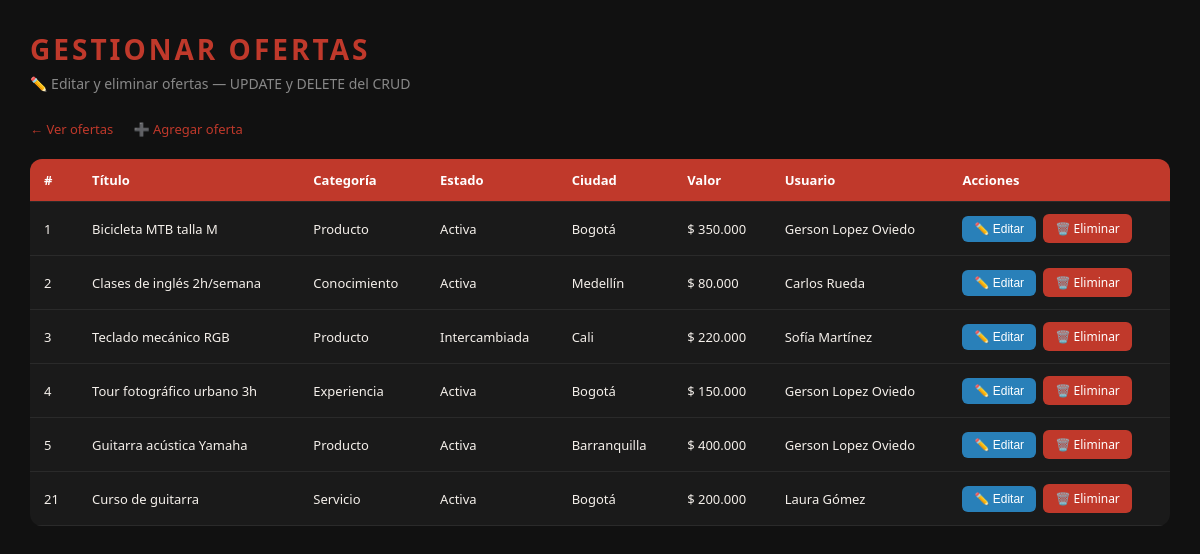
Before: /editar_oferta.php with the older database file.
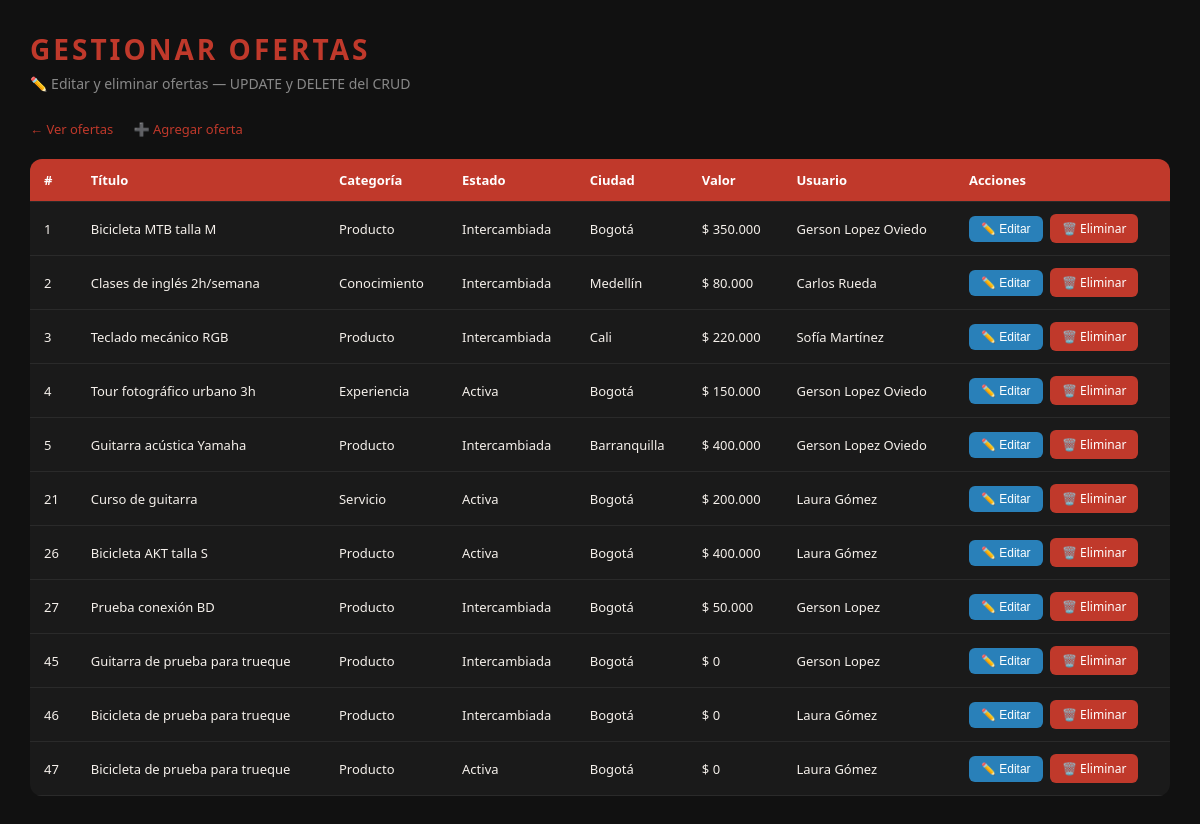
After: the same page with the newer database file.
### tables this page shows
CREATE TABLE `oferta` (
  `id_oferta` int(11) NOT NULL,
  `titulo` varchar(200) NOT NULL,
  `descripcion` text NOT NULL,
  `categoria` enum('producto','servicio','conocimiento','experiencia') NOT NULL,
  `estado` enum('activa','inactiva','intercambiada') NOT NULL DEFAULT 'activa',
  `imagen_url` varchar(255) DEFAULT NULL,
  `ciudad` varchar(100) DEFAULT NULL,
  `valor_estimado` decimal(10,2) DEFAULT NULL,
  `fecha_publicacion` datetime NOT NULL DEFAULT current_timestamp(),
  `id_usuario` int(11) NOT NULL
);

CREATE TABLE `usuario` (
  `id_usuario` int(11) NOT NULL,
  `nombre` varchar(100) NOT NULL,
  `correo` varchar(150) NOT NULL,
  `clave_acceso` varchar(255) NOT NULL,
  `telefono` varchar(15) DEFAULT NULL,
  `ciudad` varchar(100) DEFAULT NULL,
  `foto_perfil` varchar(255) DEFAULT NULL,
  `reputacion` decimal(3,2) NOT NULL DEFAULT 0.00,
  `fecha_registro` datetime NOT NULL DEFAULT current_timestamp(),
  `activo` tinyint(1) NOT NULL DEFAULT 1,
  `id_tipo_usuario` int(11) NOT NULL
);

### editar_oferta.php (the view, shortened to what this page needs)
<?php
include('conexion.php');
$sql_listar = "SELECT o.*, u.nombre AS nombre_usuario
               FROM oferta o
               JOIN usuario u ON o.id_usuario = u.id_usuario
               ORDER BY o.id_oferta ASC";
$ofertas = mysqli_query($conexion, $sql_listar);
?>
<!DOCTYPE html>
<html lang="es">
<head>
</head>
<body>
<h1>GESTIONAR OFERTAS</h1>
<p class="subtitulo">✏️ Editar y eliminar ofertas — UPDATE y DELETE del CRUD</p>
<div class="links">
    <a href="ofertas.php">← Ver ofertas</a>
    <a href="agregar_oferta.php">➕ Agregar oferta</a>
</div>
<table>
    <thead>
        <tr>
            <th>#</th>
            <th>Título</th>
            <th>Categoría</th>
            <th>Estado</th>
            <th>Ciudad</th>
            <th>Valor</th>
            <th>Usuario</th>
            <th>Acciones</th>
        </tr>
    </thead>
    <tbody>
        <?php while ($o = mysqli_fetch_assoc($ofertas)): ?>
        <tr>
            <td><?= $o['id_oferta'] ?></td>
            <td><?= $o['titulo'] ?></td>
            <td><?= ucfirst($o['categoria']) ?></td>
            <td><?= ucfirst($o['estado']) ?></td>
            <td><?= $o['ciudad'] ?></td>
            <td>$ <?= number_format($o['valor_estimado'], 0, ',', '.') ?></td>
            <td><?= $o['nombre_usuario'] ?></td>
            <td>
                <button class="btn-editar" onclick="abrirModal(
                    <?= $o['id_oferta'] ?>,
                    '<?= addslashes($o['titulo']) ?>',
                    '<?= $o['estado'] ?>',
                    '<?= $o['ciudad'] ?>',
                    <?= $o['valor_estimado'] ?>
                )">✏️ Editar</button>
                <a class="btn-eliminar"
                   href="?eliminar=<?= $o['id_oferta'] ?>"
                   onclick="return confirm('¿Seguro que quieres eliminar esta oferta?')">
                   🗑️ Eliminar
                </a>
            </td>
        </tr>
        <?php endwhile; ?>
    </tbody>
</table>
</body>
</html>

Changed rows visible on the page:
changed oferta "Bicicleta MTB talla M": estado "Activa" → "Intercambiada"
changed oferta "Clases de inglés 2h/semana": estado "Activa" → "Intercambiada"
changed oferta "Guitarra acústica Yamaha": estado "Activa" → "Intercambiada"
added oferta: id_oferta "26", titulo "Bicicleta AKT talla S", categoria "Producto", estado "Activa", ciudad "Bogotá", valor_estimado "400.000", id_usuario.nombre "Laura Gómez"
added oferta: id_oferta "27", titulo "Prueba conexión BD", categoria "Producto", estado "Intercambiada", ciudad "Bogotá", valor_estimado "50.000", id_usuario.nombre "Gerson Lopez"
added oferta: id_oferta "45", titulo "Guitarra de prueba para trueque", categoria "Producto", estado "Intercambiada", ciudad "Bogotá", valor_estimado "0", id_usuario.nombre "Gerson Lopez"
added oferta: id_oferta "46", titulo "Bicicleta de prueba para trueque", categoria "Producto", estado "Intercambiada", ciudad "Bogotá", valor_estimado "0", id_usuario.nombre "Laura Gómez"
added oferta: id_oferta "47", titulo "Bicicleta de prueba para trueque", categoria "Producto", estado "Activa", ciudad "Bogotá", valor_estimado "0", id_usuario.nombre "Laura Gómez"
